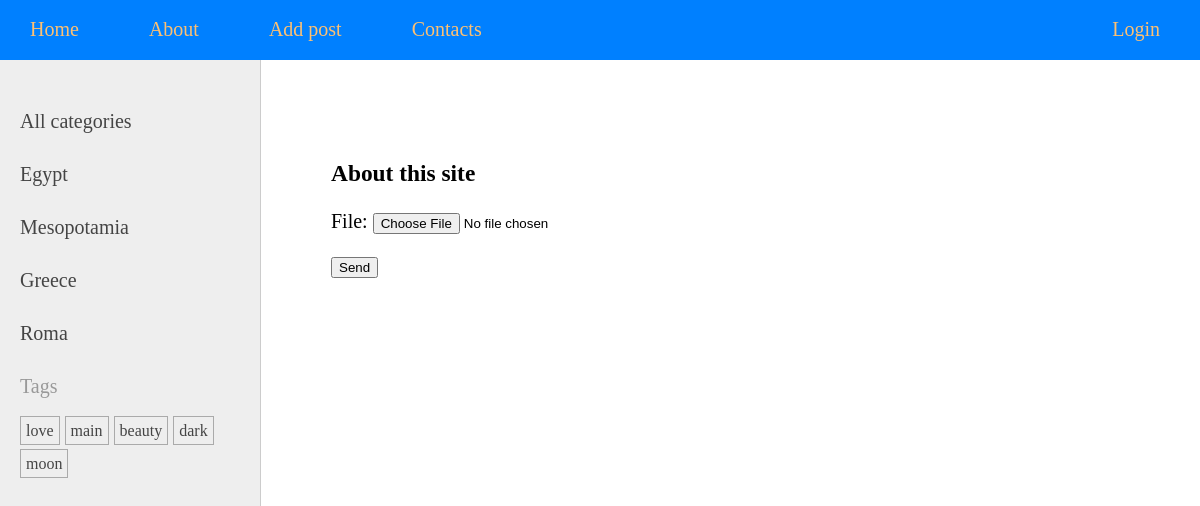
The page /about/ on the database its author committed.
### goddesses/models.py (models this page shows, shortened)
class Category(models.Model):
    name = models.CharField(max_length=100, db_index=True)
    slug = models.SlugField(max_length=100, db_index=True, unique=True)
    def get_absolute_url(self):
        return reverse('category', kwargs={'cat_slug': self.slug})
    class Meta:
        verbose_name = 'Category'
        verbose_name_plural = 'Categories'

class TagPost(models.Model):
    tag = models.CharField(max_length=100, db_index=True)
    slug = models.SlugField(max_length=100, db_index=True, unique=True)
    def get_absolute_url(self):
        return reverse('tag', kwargs={'tag_slug': self.slug})

### goddesses/views.py (the view)
# urls.py: path('about/', views.about, name='about'),
def about(request):
    if request.method == 'POST':
        form = UploadFileForm(request.POST, request.FILES)
        if form.is_valid():
            f = UploadFiles(file=form.cleaned_data['file'])
            f.save()
    else:
        form = UploadFileForm()
    data = {
        'title': "About",
        'text': "About this site",
        'menu': menu,
        'form': form
    }
    return render(request, 'goddesses/about.html', data)

### goddesses/forms.py
class UploadFileForm(forms.Form):
    file = forms.ImageField(label='File')

### goddesses/templatetags/gods_tags.py (called while the page is built)
@register.inclusion_tag('goddesses/list_categories.html')
def show_categories(cat_selected=0):
    cats = Category.objects.all()
    return {'cats': cats, 'cat_selected': cat_selected}\

@register.inclusion_tag('goddesses/tags.html')
def show_tags():
    return {'tags': TagPost.objects.all()}

### goddesses/templates/goddesses/about.html (shortened to what this page needs)
{% extends 'base.html' %}
{% block content %}
<h3>{{ text }}</h3>
<form action="" method="post" enctype="multipart/form-data">
    {{ form.as_p }}
    <p><button type="submit">Send</button></p>
</form>
{% endblock %}

### goddesses/templates/goddesses/list_categories.html
{% for cat in cats %}
    {% if cat.id == cat_selected %}
        <li class="selected">{{ cat.name }}</li>
    {% else %}
        <li><a href="{{ cat.get_absolute_url }}">{{ cat.name }}</a></li>
    {% endif %}
{% endfor %}

### goddesses/templates/goddesses/tags.html
{% if tags %}
    <p>Tags</p>
    <ul class="tags-list">
        {% for tag in tags %}
        <li><a href="{{ tag.get_absolute_url }}">{{ tag.tag }}</a></li>
        {% endfor %}
    </ul>
{% endif %}

### goddesses/static/goddesses/css/styles.css (style rules this page uses)
html, body { font-family: 'Georgia'; margin: 0; padding: 0; height: 100%; width: 100%; color: #444; }
a { color: #0059b2; text-decoration: none; }
.left-chapters ul { width: 230px; margin: 0; padding: 20px 10px 10px 20px; list-style: none; font-size: 20px; }
.left-chapters ul li { margin: 30px 0 0 0; color: #999; }
.left-chapters ul li a { color: #444; text-decoration: none; }
ul.tags-list { width: 100%; margin: 0; padding: 0; list-style: none; }
ul.tags-list li { margin: 0; padding: 0 0 10px; display: inline-block; }
ul.tags-list li a { padding: 5px; font-size: 16px; border: 1px solid #aaa; }

### rows shown on the page
Category: name "Egypt"
Category: name "Mesopotamia"
Category: name "Greece"
Category: name "Roma"
TagPost: tag "love"
TagPost: tag "main"
TagPost: tag "beauty"
TagPost: tag "dark"
TagPost: tag "moon"

### other values the page prints
{{ item.title }} "About" "Add post" "Contacts" "Login"
{{ text }} "About this site"
